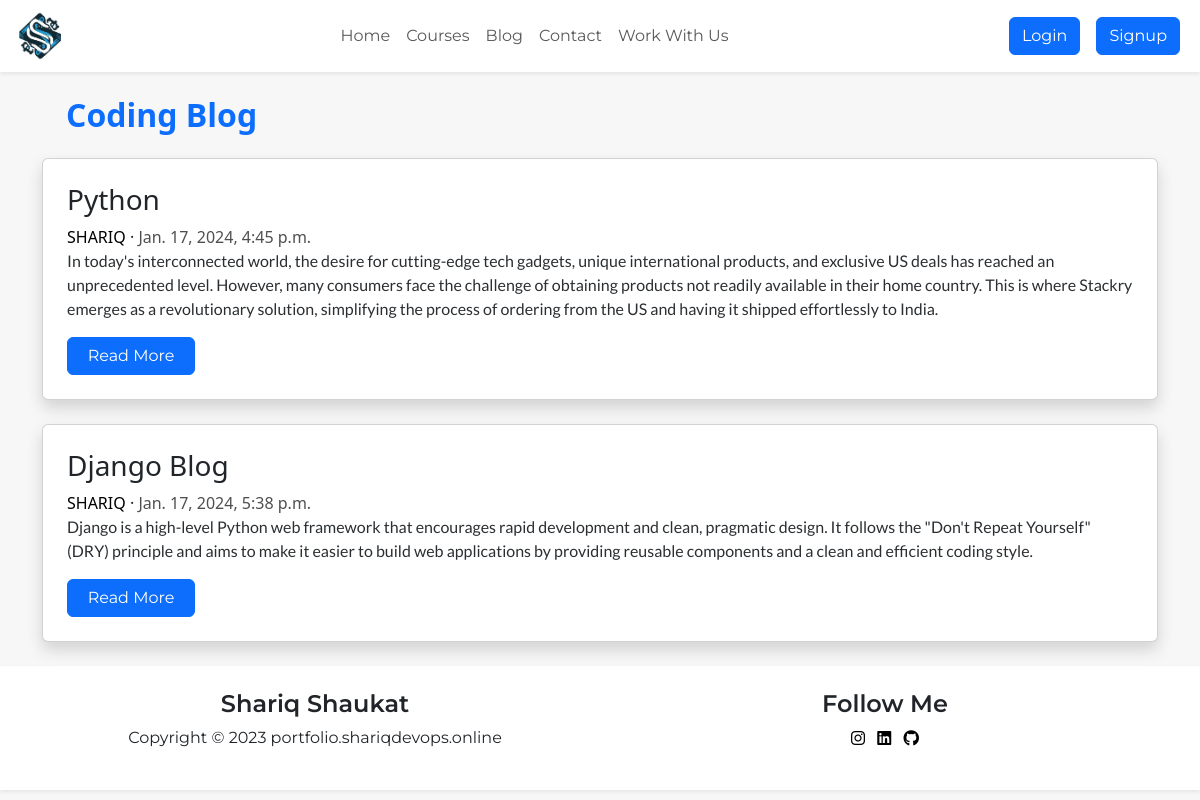
Screenshot of /blog/ with the database file from the repository.
### myapp/models.py (models this page shows)
class Blog(models.Model):
    title = models.CharField(max_length=100)
    image = models.ImageField(upload_to='blog_images')
    author = models.ForeignKey(User, on_delete=models.CASCADE, related_name='blogs')
    description = models.TextField(blank=True)
    content = models.TextField(blank=True)
    created_at = models.DateTimeField(auto_now_add=True)

### myapp/views.py (the view)
# urls.py: path('blog/', views.BlogPage, name='blog'),
def BlogPage(request):
    blogs = Blog.objects.all()
    return render(request, 'blog.html', {'blogs': blogs},)

### myapp/templates/blog.html (shortened to what this page needs)
{% extends 'base.html' %}
{% block body %}
{% load static %}
<body style="background-color: rgb(247 247 247);">
<div class="container">
<h2 class="fs-2 text-primary fw-semibold m-4">Coding Blog</h2>
<div class="row">
    {% for blog in blogs %}
    <div class="mb-4">
        <div class="card shadow p-4" style="width: 100%;">
            <h3>{{  blog.title   }}</h3>
            <div>
                <a href="{% url 'index' %}" style="font-weight: normal; text-decoration: none; color: black;" class="text-uppercase">{{ blog.author }}</a> ·
                <span style="font-weight: lighter; color: rgb(80, 79, 79);">{{ blog.created_at }}</span>
            </div>              <p class="card-text text-secondary-emphasis fw-medium" style="font-family: 'Lato', sans-serif;">{{ blog.description }}</p>
            <a href="{% url 'blog_detail' blog.title %}" class="btn btn-primary" style="font-family: 'Montserrat', sans-serif; width: 8rem;">Read More</a>
        </div>
    </div>
</div>
{% endfor %}
</body>
{% endblock body %}

### rows the page displays
Blog: title "Python", author "SHARIQ", created_at "Jan. 17, 2024, 4:45 p.m.", description "In today's interconnected world, the desire for cutting-edge tech gadgets, unique international products, and exclusive US deals has reached an unprecedented level. However, many consumers face the challenge of obtaining products not readily available in their home country. This is where Stackry emerges as a revolutionary solution, simplifying the process of ordering from the US and having it shipped effortlessly to India."
Blog: title "Django Blog", author "SHARIQ", created_at "Jan. 17, 2024, 5:38 p.m.", description "Django is a high-level Python web framework that encourages rapid development and clean, pragmatic design. It follows the \"Don't Repeat Yourself\" (DRY) principle and aims to make it easier to build web applications by providing reusable components and a clean and efficient coding style."
